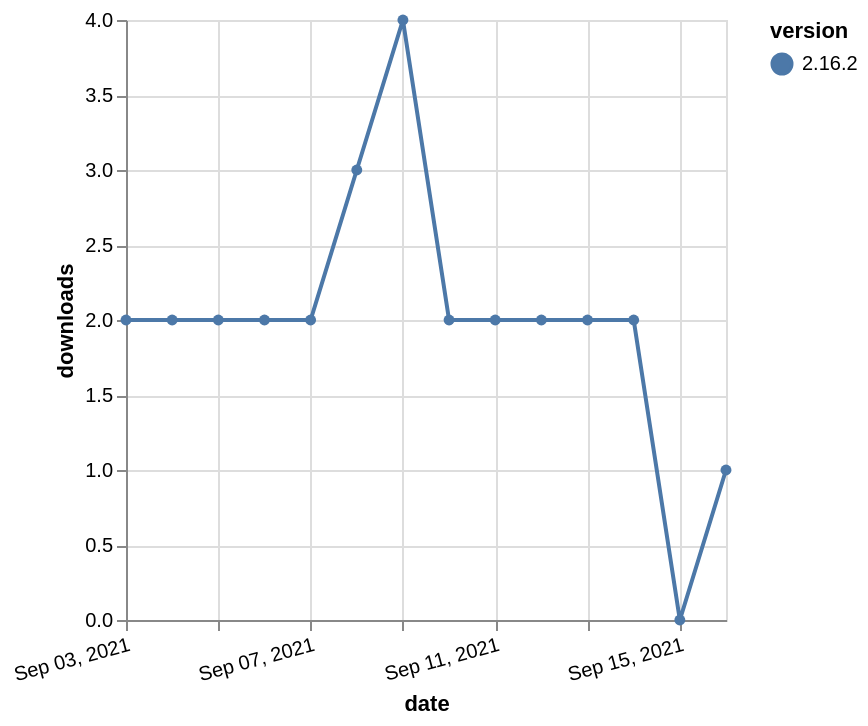

Describe this chart as a Vega-Lite specification.
### Vega-Lite specification from a JSON file in a GitHub repository (floating-point values rounded to 4 significant figures)
{"$schema": "https://vega.github.io/schema/vega-lite/v5.json", "description": "A simple bar chart with embedded data.", "data": {"values": [{"date": "2021-09-03", "total": 3278, "delta": 2, "version": "2.16.2"}, {"date": "2021-09-04", "total": 3280, "delta": 2, "version": "2.16.2"}, {"date": "2021-09-05", "total": 3282, "delta": 2, "version": "2.16.2"}, {"date": "2021-09-06", "total": 3284, "delta": 2, "version": "2.16.2"}, {"date": "2021-09-07", "total": 3286, "delta": 2, "version": "2.16.2"}, {"date": "2021-09-08", "total": 3289, "delta": 3, "version": "2.16.2"}, {"date": "2021-09-09", "total": 3293, "delta": 4, "version": "2.16.2"}, {"date": "2021-09-10", "total": 3295, "delta": 2, "version": "2.16.2"}, {"date": "2021-09-11", "total": 3297, "delta": 2, "version": "2.16.2"}, {"date": "2021-09-12", "total": 3299, "delta": 2, "version": "2.16.2"}, {"date": "2021-09-13", "total": 3301, "delta": 2, "version": "2.16.2"}, {"date": "2021-09-14", "total": 3303, "delta": 2, "version": "2.16.2"}, {"date": "2021-09-15", "total": 3303, "delta": 0, "version": "2.16.2"}, {"date": "2021-09-16", "total": 3304, "delta": 1, "version": "2.16.2"}]}, "width": "container", "mark": {"type": "line", "point": {"filled": true}}, "encoding": {"x": {"field": "date", "type": "temporal", "timeUnit": "yearmonthdate", "title": "date", "axis": {"labelAngle": -15}}, "y": {"field": "delta", "type": "quantitative", "title": "downloads"}, "color": {"field": "version", "type": "nominal"}, "tooltip": {"field": "delta"}}}
